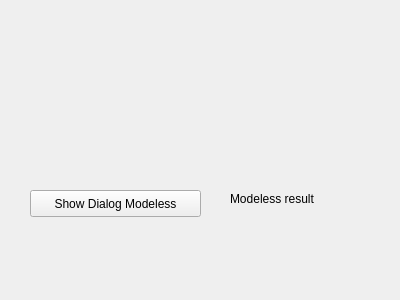
<?xml version="1.0" encoding="UTF-8"?>
<ui version="4.0">
 <class>Form</class>
 <widget class="QWidget" name="Form">
  <property name="geometry">
   <rect>
    <x>0</x>
    <y>0</y>
    <width>400</width>
    <height>300</height>
   </rect>
  </property>
  <property name="windowTitle">
   <string>Form</string>
  </property>
  <widget class="QPushButton" name="btnShowModeless">
   <property name="geometry">
    <rect>
     <x>30</x>
     <y>190</y>
     <width>171</width>
     <height>27</height>
    </rect>
   </property>
   <property name="text">
    <string>Show Dialog Modeless</string>
   </property>
  </widget>
  <widget class="QLabel" name="lblModelessResult">
   <property name="geometry">
    <rect>
     <x>230</x>
     <y>190</y>
     <width>131</width>
     <height>17</height>
    </rect>
   </property>
   <property name="text">
    <string>Modeless result</string>
   </property>
  </widget>
 </widget>
 <resources/>
 <connections/>
</ui>
